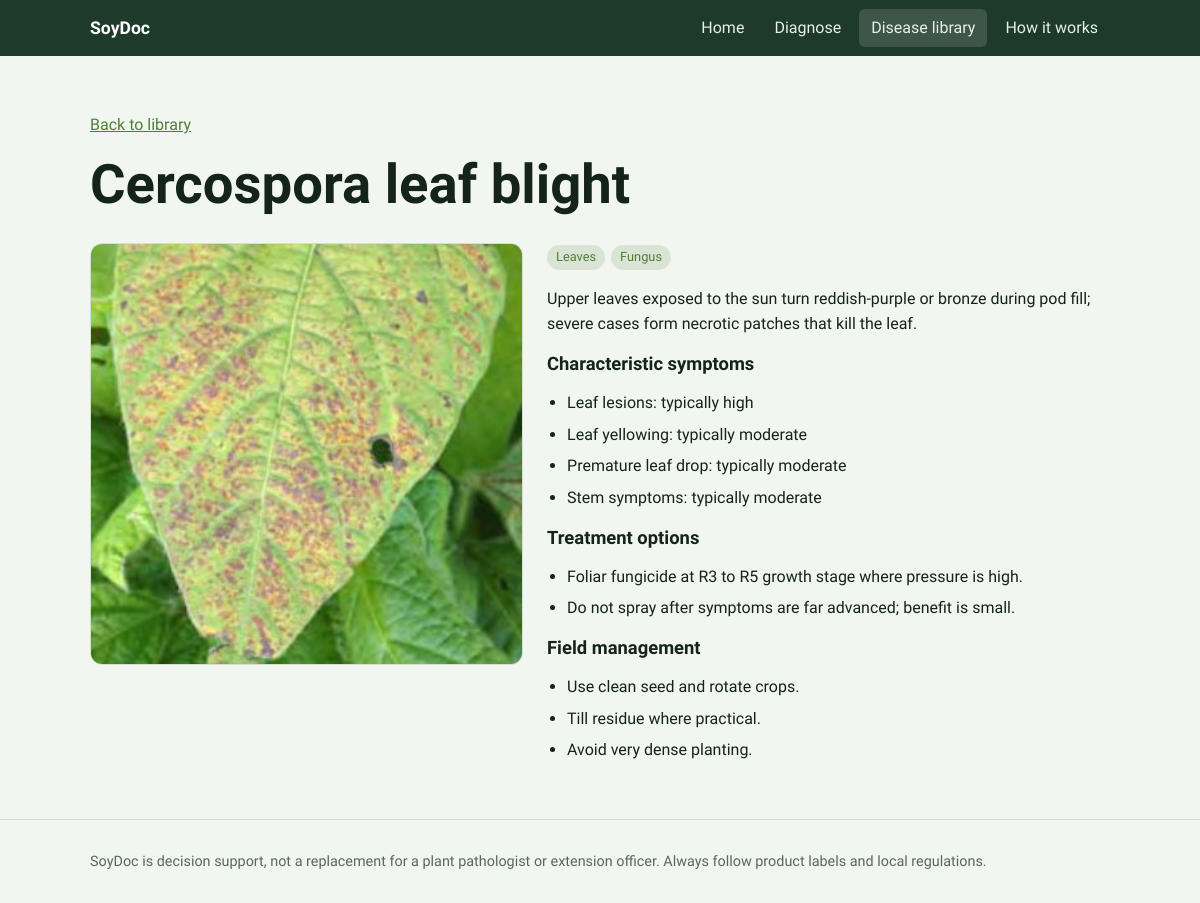
The app's page /library/cercospora with its own data.
### tables this page shows
CREATE TABLE disease(Disease_ID TEXT PRIMARY KEY, Disease_Name TEXT, Description TEXT, Plant_Part TEXT, Cause TEXT, Image TEXT);

CREATE TABLE disease_symptom(Disease_ID TEXT, Symptom_ID TEXT, Severity TEXT, Rank INTEGER);

CREATE TABLE treatment(Treatment_ID INTEGER PRIMARY KEY AUTOINCREMENT, Disease_ID TEXT, Treatment TEXT, Management TEXT);

### app.py (the view)
@app.route("/library/<did>")
def disease(did):
    d, treat, manage, syms = disease_row(did)
    return render_template("disease.html", d=d, treat=treat, manage=manage, syms=syms)

### app.py (called while the page is built)
def db():
    if "db" not in g:
        g.db = sqlite3.connect(DB); g.db.row_factory = sqlite3.Row
    return g.db

def disease_row(did):
    d = db().execute("SELECT * FROM disease WHERE Disease_ID=?", (did,)).fetchone()
    if not d: abort(404)
    t = db().execute("SELECT Treatment, Management FROM treatment WHERE Disease_ID=?", (did,)).fetchall()
    sy = db().execute("SELECT Symptom_ID, Severity FROM disease_symptom WHERE Disease_ID=? ORDER BY Rank", (did,)).fetchall()
    return dict(d), [r["Treatment"] for r in t if r["Treatment"]], [r["Management"] for r in t if r["Management"]], [(SYM[r["Symptom_ID"]][1], r["Severity"]) for r in sy]

@app.context_processor
def helpers():
    return dict(level=lambda v: "None" if v < .05 else "Low" if v < .35 else "Moderate" if v < .65 else "High")

### templates/disease.html
{% extends "base.html" %}{% block title %}{{ d.Disease_Name }}{% endblock %}{% block body %}
<section><div class="wrap"><p><a href="/library">Back to library</a></p><h1>{{ d.Disease_Name }}</h1>
<div class="result"><div class="card">{% if d.Image %}<img src="/static/img/{{ d.Image }}.jpg" alt="{{ d.Disease_Name }}" style="height:auto;max-height:420px">{% else %}<div class="ph">No photo available</div>{% endif %}</div>
<div><span class="tag">{{ d.Plant_Part }}</span><span class="tag">{{ d.Cause }}</span><p>{{ d.Description }}</p>
<h3>Characteristic symptoms</h3><ul class="clean">{% for n,l in syms %}<li>{{ n }}: typically {{ l|lower }}</li>{% endfor %}</ul>
<h3>Treatment options</h3><ul class="clean">{% for t in treat %}<li>{{ t }}</li>{% endfor %}</ul>
<h3>Field management</h3><ul class="clean">{% for m in manage %}<li>{{ m }}</li>{% endfor %}</ul></div></div></div></section>{% endblock %}

### static/css/style.css (style rules this page uses)
:root { --ink:#14231b;--soil:#1e3a2b;--leaf:#4f7f35;--pod:#d89a1d;--bg:#f2f6f0;--card:#fff;--line:#d5dfd0;--red:#b3412f;--mut:#58675d }
* { box-sizing:border-box }
html { scroll-padding-top:70px }
body { margin:0;font:16px/1.6 "Source Sans 3",system-ui,sans-serif;background:var(--bg);color:var(--ink) }
h1,h2,h3 { font-family:"Bricolage Grotesque","Source Sans 3",sans-serif;line-height:1.15;margin:0 0 .5em;font-weight:700 }
h1 { font-size:clamp(2rem,5vw,3.4rem) }
h3 { font-size:1.15rem }
a { color:var(--leaf) }
.wrap { max-width:1060px;margin:0 auto;padding:0 20px }
section { padding:40px 0 }
.card { background:var(--card);border:1px solid var(--line);border-radius:12px;overflow:hidden }
.card img,.ph { width:100%;height:170px;object-fit:cover;display:block }
.tag { display:inline-block;font-size:.8rem;padding:2px 9px;border-radius:99px;background:rgba(79,127,53,.15);color:var(--leaf);margin-right:6px }
.result { display:grid;gap:24px;grid-template-columns:1fr 1.3fr;align-items:start }
ul.clean { padding-left:20px }
ul.clean li { margin:6px 0 }

### records on screen
disease: Disease_Name "Cercospora leaf blight", Image (picture), Plant_Part "Leaves", Cause "Fungus", Description "Upper leaves exposed to the sun turn reddish-purple or bronze during pod fill; severe cases form necrotic patches that kill the leaf."
disease_symptom: n "Leaf lesions", Severity "high"
disease_symptom: n "Leaf yellowing", Severity "moderate"
disease_symptom: n "Premature leaf drop", Severity "moderate"
disease_symptom: n "Stem symptoms", Severity "moderate"
treatment: Treatment "Foliar fungicide at R3 to R5 growth stage where pressure is high."
treatment: Treatment "Do not spray after symptoms are far advanced; benefit is small."
treatment: Management "Use clean seed and rotate crops."
treatment: Management "Till residue where practical."
treatment: Management "Avoid very dense planting."
